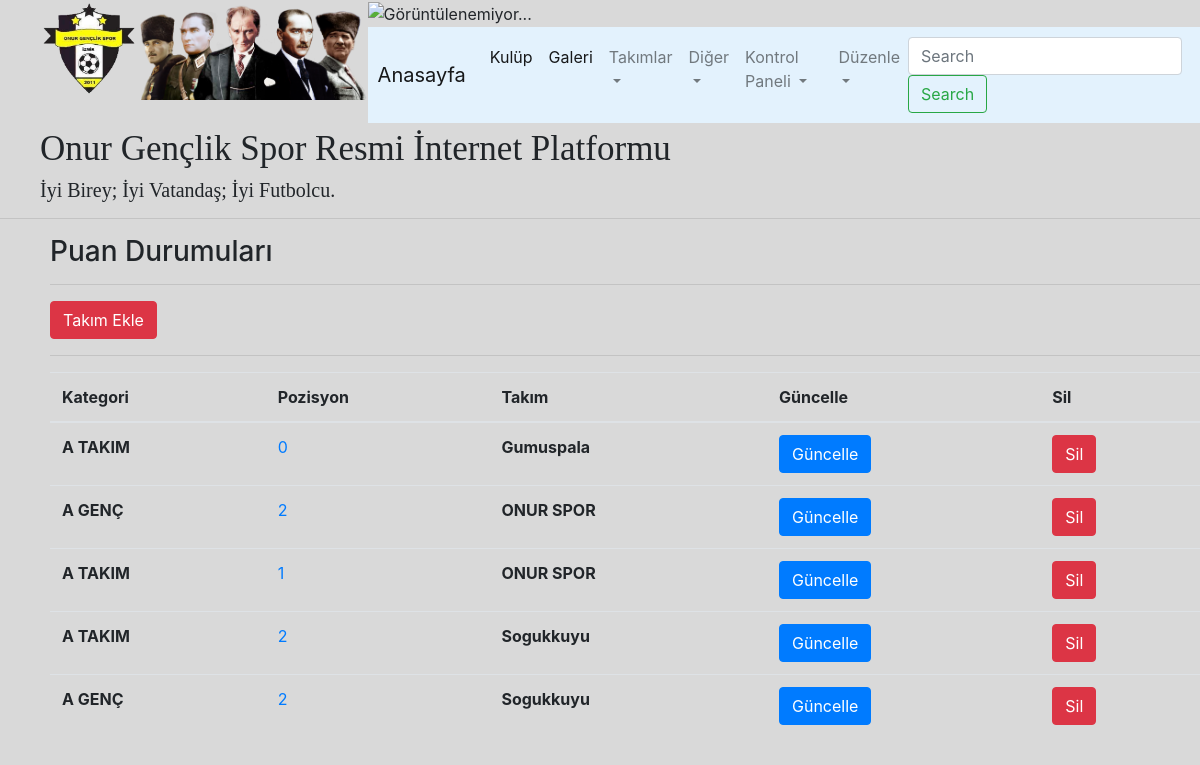
The page /databases/puandurumu/ (signed in) on the database its author committed.
### database/models.py (models this page shows, shortened)
class PuanDurumu(models.Model):
    author = models.ForeignKey("auth.User",on_delete = models.CASCADE,verbose_name = "Kullanıcı")
    category = models.CharField(max_length = 50,verbose_name = "Kategori")
    pozisyon = models.CharField(max_length = 50,verbose_name = "Pozisyon")
    takım = models.CharField(max_length = 50,verbose_name = "Takım")
    galibiyet = models.CharField(max_length = 50,verbose_name = "Galibiyet")
    beraberlik = models.CharField(max_length = 50,verbose_name = "Beraberlik")
    mağlubiyet = models.CharField(max_length = 50,verbose_name = "Mağlubiyet")
    a_gol = models.CharField(max_length = 50,verbose_name = "Attığı Gol")
    y_gol = models.CharField(max_length = 50,verbose_name = "Yediği Gol")
    puan = models.CharField(max_length = 50,verbose_name = "Puan")
    created_date = models.DateTimeField(auto_now_add=True,verbose_name = "Oluşturulma Tarihi")
    class Meta():
        ordering = ['-puan']

### database/views.py (the view)
# urls.py: path('puandurumu/', views.EditPuanDurumu,name = "editpuandurumu"),
@login_required(login_url = "user:login")
def EditPuanDurumu(request):
    puandurumları = PuanDurumu.objects.filter(author = request.user)
    context = {
        "puandurumları" : puandurumları
    }
    return render(request,"editpuandurumu.html",context)

### templates/editpuandurumu.html
{% extends "layout.html" %}
{% block body %}
<h3>Puan Durumuları </h3>
<hr>
<a class="btn btn-danger" href="/databases/addpuandurumu">Takım Ekle</a>
<hr>
{% if puandurumları %}
<table class="table">
        <thead>
          <tr>
            <th scope="col">Kategori</th>
            <th scope="col">Pozisyon</th>
            <th scope="col">Takım</th>
            <th scope="col">Güncelle</th>
            <th scope="col">Sil</th>
          </tr>
        </thead>
        <tbody>
            {% for puandurumu in puandurumları %}
                <tr>
                    <th scope="row">{{puandurumu.category}}</th>
                    <td><a href="">{{puandurumu.pozisyon}}</a></td>
                    <th scope="row">{{puandurumu.takım}}</th>
                    <td><a href="/databases/updatepuandurumu/{{puandurumu.id}}" class="btn btn-primary">Güncelle</a></td>
                    <td><a href="/databases/deletepuandurumu/{{puandurumu.id}}" class="btn btn-danger">Sil</a></td>
                </tr>
            {% endfor %}
        </tbody>
</table>
{% else %}
<div class="alert alert-danger">
    Henüz bir içerik bulunmuyor.
</div>
{% endif %}
{% endblock body %}

### rows shown on the page
PuanDurumu: category "A TAKIM", pozisyon "0", takım "Gumuspala"
PuanDurumu: category "A GENÇ", pozisyon "2", takım "ONUR SPOR"
PuanDurumu: category "A TAKIM", pozisyon "1", takım "ONUR SPOR"
PuanDurumu: category "A TAKIM", pozisyon "2", takım "Sogukkuyu"
PuanDurumu: category "A GENÇ", pozisyon "2", takım "Sogukkuyu"
